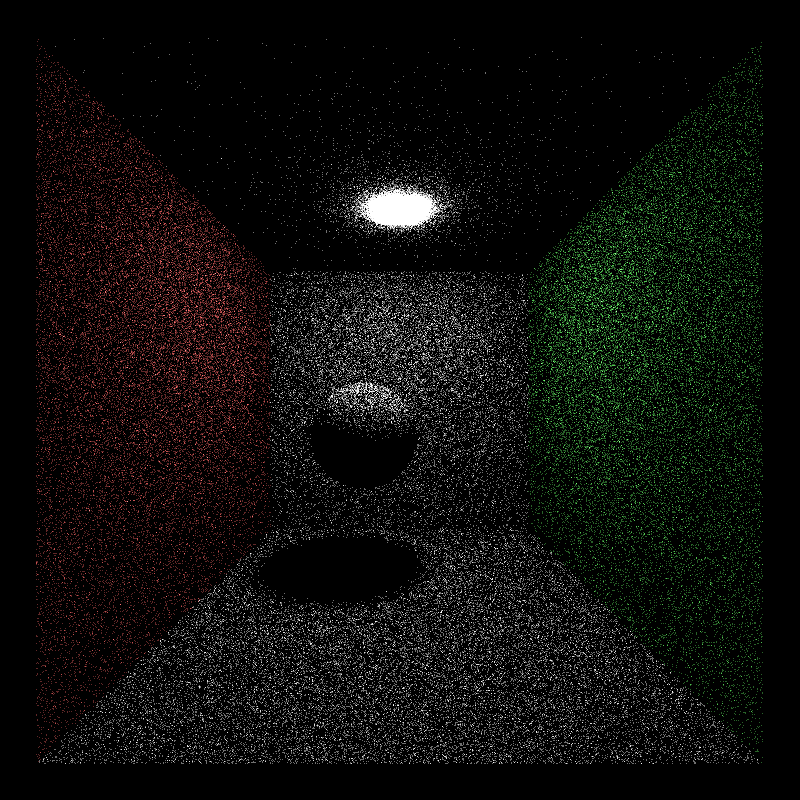
#> input picture img/direct_off_depth2_100samp.png, 800 x 800 px, found by its file name
$ python measure-noise.py
#> lines starting #> are read from the running program, lines starting #| are printed output that depends on the picture
"""Compares brightness and noise of two renders of the same scene

Pixel values are the 0 to 255 numbers stored in the PNG, not radiance
Noise is the mean absolute difference between horizontally adjacent pixels, which
is near zero on a smooth surface and grows with the grain

usage, from the repo root:
  python analysis/scripts/measure-noise.py
  python analysis/scripts/measure-noise.py A.png B.png
"""
import sys

import numpy as np
from PIL import Image

DEFAULTS = [
    "img/direct_off_depth2_100samp.png",
    "img/direct_on_depth2_100samp.png",
]

# regions for the Cornell box at 800x800, as (y0, y1, x0, x1), each on one flat surface
REGIONS = {
    "floor": (600, 720, 250, 550),
    "back wall": (300, 500, 300, 500),
    "ceiling": (60, 160, 250, 550),
}


def main():
    paths = sys.argv[1:3] if len(sys.argv) >= 3 else DEFAULTS
    print(f"{'image':<40}{'region':<12}{'mean':>8}{'noise':>8}")
    for path in paths:
        img = np.asarray(Image.open(path).convert("RGB")).astype(float)
        print(f"{path:<40}{'whole frame':<12}{img.mean():>8.2f}{'':>8}")
#| img/direct_off_depth2_100samp.png       whole frame    13.73
        for name, (y0, y1, x0, x1) in REGIONS.items():
            patch = img[y0:y1, x0:x1]
            noise = np.abs(np.diff(patch, axis=1)).mean()
            print(f"{'':<40}{name:<12}{patch.mean():>8.2f}{noise:>8.2f}")
#> this loop made 3 passes
#> noise on passes 1 to 3: 46.77, 46.88, 2.61
#|                                         floor          29.77   46.77
#|                                         back wall      33.05   46.88
#|                                         ceiling         1.33    2.61
#> pass 1, in main, `patch = img[y0:y1, x0:x1]`:
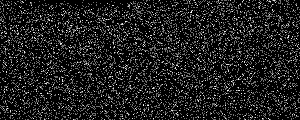
#> patch: shape (120, 300, 3) float64; min 0, max 255, mean 29.8
#> pass 2, in main, `patch = img[y0:y1, x0:x1]`:
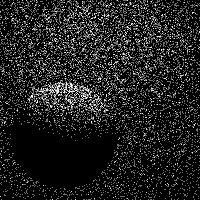
#> patch: shape (200, 200, 3) float64; min 0, max 255, mean 33
#> pass 3, in main, `patch = img[y0:y1, x0:x1]`:
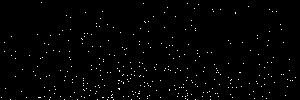
#> patch: shape (100, 300, 3) float64; values 0 (black) and 112 (white), 1.2% white in thin lines or dots
#> pass 2 of the loop in main, `for path in paths:`:
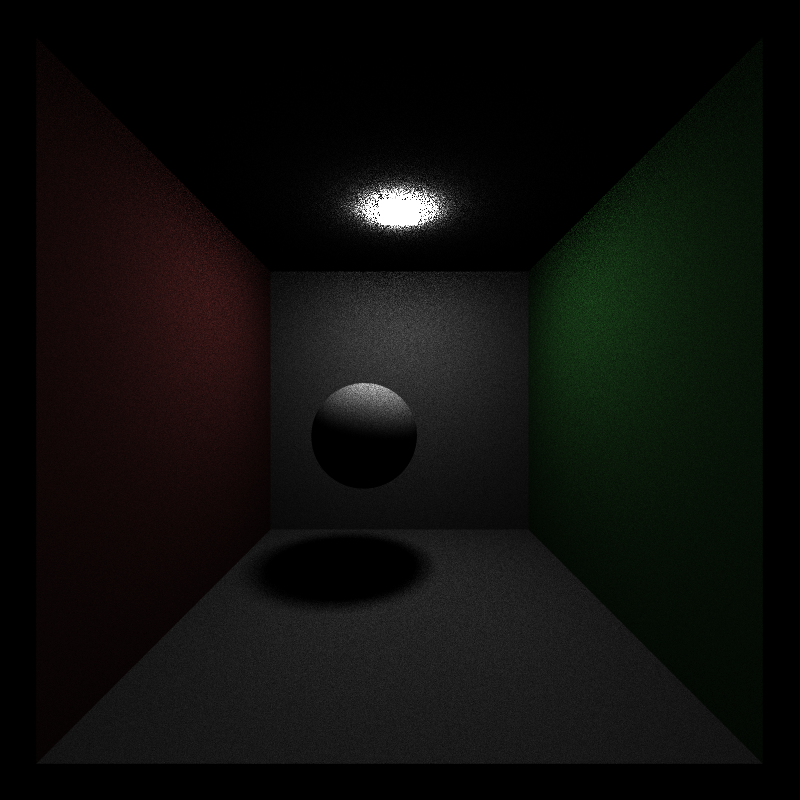
#> input picture img/direct_on_depth2_100samp.png, 800 x 800 px, found by its file name
#| img/direct_on_depth2_100samp.png        whole frame    13.57
#> the loop in main, `for name, (y0, y1, x0, x1) in REGIONS.items():` made 3 passes
#> noise on passes 1 to 3: 4.92, 5.62, 0.668
#> (printed output is left out)
#> pass 1, in main, `patch = img[y0:y1, x0:x1]`:
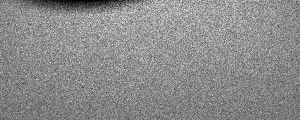
#> patch: shape (120, 300, 3) float64; min 0, max 55, mean 30.1; drawn with min black and max white
#> pass 3, in main, `patch = img[y0:y1, x0:x1]`:
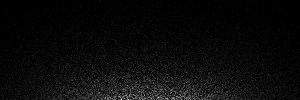
#> patch: shape (100, 300, 3) float64; min 0, max 20, mean 0.835; drawn with min black and max white


if __name__ == "__main__":
    main()
